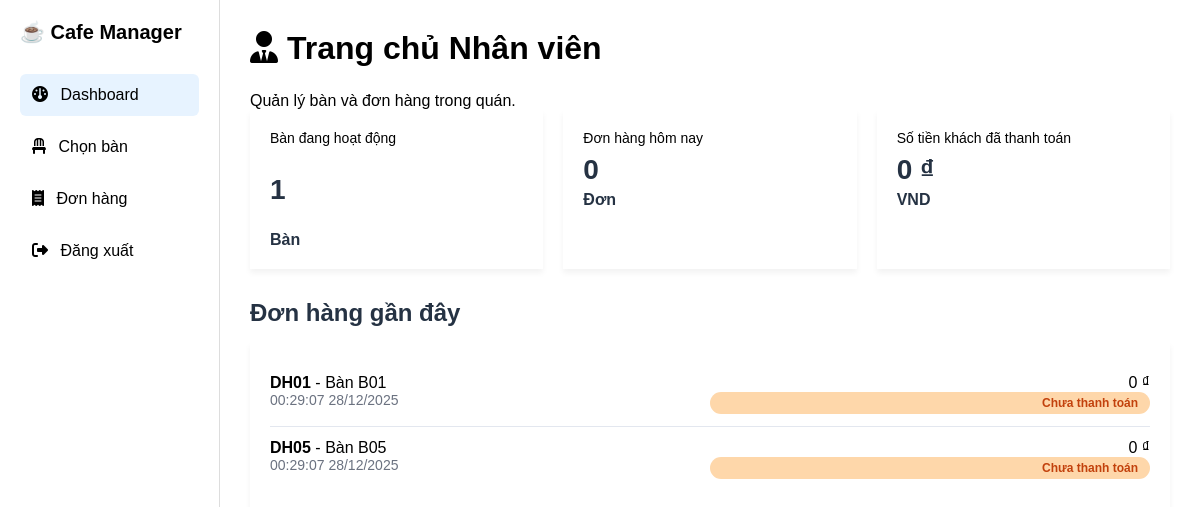
The app's page /Staff (signed in), older data.
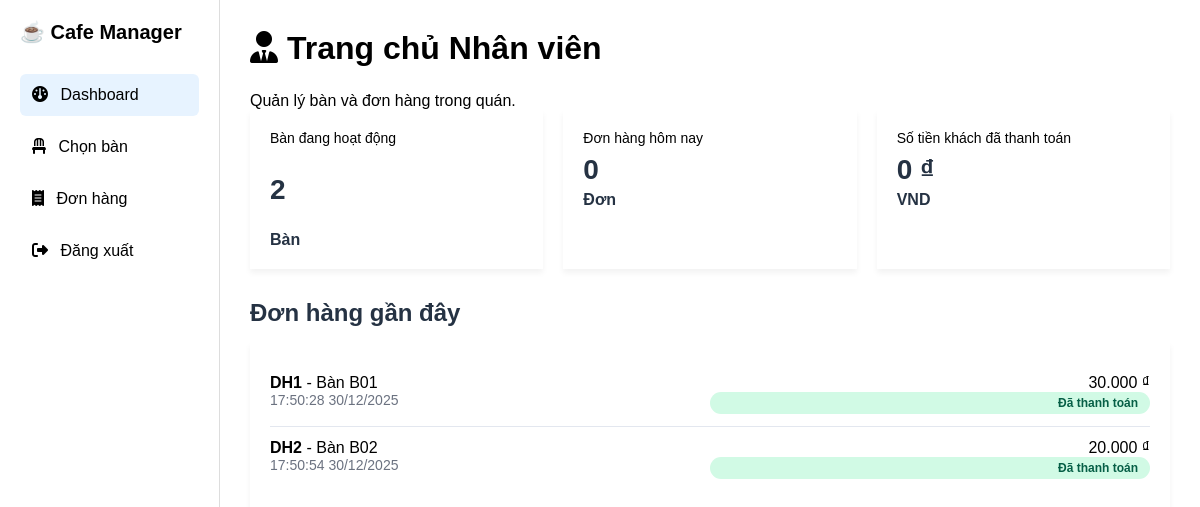
The same page, newer data.
### tables this page shows
CREATE TABLE `don_hang` (
  `ma_don_hang` varchar(50) NOT NULL,
  `ma_ban` varchar(50) DEFAULT NULL,
  `ma_user` varchar(50) DEFAULT NULL,
  `tong_tien` decimal(12,2) DEFAULT 0.00,
  `trang_thai_thanh_toan` enum('chua_thanh_toan','da_thanh_toan') DEFAULT 'chua_thanh_toan',
  `ngay_tao` datetime DEFAULT CURRENT_TIMESTAMP()
);

### MVC/Core/controller.php (called while the page is built, shortened)
<?php
    class controller{
        public function model($model){
        return new $model;
        }
        public function view($view,$data=[]){
            include_once __DIR__.'/../Views/'.$view.'.php';
        }
    }
?>

### MVC/Controllers/Staff.php (called while the page is built, shortened)
<?php
    class Staff extends controller{
        private $bu;
        private $dh;
        function __construct()
        {
            $this->bu = $this->model("Banuong_m");
            $this->dh = $this->model("Donhang_m");
        }
        function Get_data(){
            $this->index();
        }
        function index(){
            $this->dashboard();
        }
        function dashboard(){
            $active_tables_result = $this->bu->getActiveTables();
            $active_tables = [
                'total_tables' => mysqli_num_rows($active_tables_result)
            ];
            $current_staff_id = $_SESSION['user_id'];
            $todays_orders = $this->dh->getTodaysOrdersByStaff($current_staff_id);
            $todays_revenue = $this->dh->getTodaysRevenueByStaff($current_staff_id);
            $this->view('StaffMaster', [
                'page' => 'Staff/dashboard_v',
                'active_tables' => $active_tables,
                'todays_orders' => $todays_orders,
                'todays_revenue' => $todays_revenue
            ]);
        }
    }
?>

### MVC/Core/app.php (called while the page is built, shortened)
<?php
    class app{
        protected $action = "Get_data";
        function __construct()
        {
            $arr = $this->processURL();
            if($arr!=null){
                if(file_exists(__DIR__.'/../Controllers/'.$arr[0].'.php')){
                    unset($arr[0]);
                }
            }
            $this->controller=new $this->controller;
            $this->param=$arr?array_values($arr):[];
            call_user_func_array([$this->controller,$this->action],$this->param);
        }
        function processURL(){
            if(isset($_GET['url'])){
                return explode('/',filter_var(trim($_GET['url']),FILTER_DEFAULT));
            }
        }
    }
?>

### index.php (called while the page is built, shortened)
<?php
    $myapp = new app();
?>

### MVC/Core/connectDB.php (called while the page is built, shortened)
<?php
    include_once __DIR__.'/../../Public/Classes/TimezoneHelper.php';
    class connectDB{
            function __construct()
            {
                $this->con=mysqli_connect('localhost','root','','Web');
            }
    }
?>

### MVC/Models/Donhang_m.php (called while the page is built, shortened)
<?php
    class Donhang_m extends connectDB{
        function getOrdersForEmployeeWithPagination($user_id, $limit, $offset){
            $sql = "SELECT d.*, bu.ten_ban, u.ten_user FROM don_hang d
                    LEFT JOIN ban_uong bu ON d.ma_ban = bu.ma_ban
                    LEFT JOIN users u ON d.ma_user = u.ma_user
                    WHERE d.ma_user = '$user_id'
                    ORDER BY CAST(SUBSTRING(d.ma_don_hang, 3) AS UNSIGNED) ASC
                    LIMIT $limit OFFSET $offset";
            return mysqli_query($this->con, $sql);
        }
        function getTodaysOrdersByStaff($staff_id){
            $today = date('Y-m-d');
            $sql = "SELECT COUNT(*) as total_orders FROM don_hang WHERE DATE(ngay_tao) = '$today' AND ma_user = '$staff_id'";
            $result = mysqli_query($this->con, $sql);
            return mysqli_fetch_assoc($result);
        }
        function getTodaysRevenueByStaff($staff_id){
            $today = date('Y-m-d');
            $sql = "SELECT COALESCE(SUM(tong_tien), 0) as total_revenue FROM don_hang WHERE DATE(ngay_tao) = '$today' AND trang_thai_thanh_toan = 'da_thanh_toan' AND ma_user = '$staff_id'";
            $result = mysqli_query($this->con, $sql);
            return mysqli_fetch_assoc($result);
        }
    }
?>

### Public/Classes/TimezoneHelper.php (called while the page is built, shortened)
<?php
class TimezoneHelper {
    public static function formatForDisplay($datetime, $format = 'd/m/Y H:i:s') {
        $date = new DateTime($datetime);
        return $date->format($format);
    }
}
?>

### MVC/Views/Pages/Staff/dashboard_v.php (the view, shortened to what this page needs)
<!DOCTYPE html>
<html lang="vi">
<body>
    <div class="card">
        <div>
            <h1><i class="fa-solid fa-user-tie"></i> Trang chủ Nhân viên</h1>
            <p class="lead">Quản lý bàn và đơn hàng trong quán.</p>
        </div>
        <div class="stats-grid">
            <div class="stat-card tables">
                <div class="stat-label">Bàn đang hoạt động</div>
                <div class="stat-value"><?php echo $data['active_tables']['total_tables']; ?></div>
                <div class="stat-title">Bàn</div>
            </div>
            <div class="stat-card orders">
                <div class="stat-label">Đơn hàng hôm nay</div>
                <div class="stat-value"><?php echo $data['todays_orders']['total_orders']; ?></div>
                <div class="stat-title">Đơn</div>
            </div>
            <div class="stat-card revenue">
                <div class="stat-label">Số tiền khách đã thanh toán</div>
                <div class="stat-value">
                    <?php echo number_format($data['todays_revenue']['total_revenue'], 0, ',', '.'); ?> ₫</div>
                <div class="stat-title">VND</div>
            </div>
        </div>
        <div class="recent-orders">
            <h2>Đơn hàng gần đây</h2>
            <div class="order-list">
                <?php
                $user_id = $_SESSION['user_id'];
                $recent_orders = $this->model("Donhang_m")->getOrdersForEmployeeWithPagination($user_id, 5, 0);
                if ($recent_orders && mysqli_num_rows($recent_orders) > 0) {
                    while($order = mysqli_fetch_array($recent_orders)) {
                        $status_class = $order['trang_thai_thanh_toan'] == 'da_thanh_toan' ? 'status-paid' : 'status-unpaid';
                        $status_text = $order['trang_thai_thanh_toan'] == 'da_thanh_toan' ? 'Đã thanh toán' : 'Chưa thanh toán';
                ?>
                <div class="order-item">
                    <div class="order-info">
                        <div><strong><?php echo htmlspecialchars($order['ma_don_hang']); ?></strong> - Bàn
                            <?php echo htmlspecialchars($order['ma_ban']); ?></div>
                        <div style="font-size: 14px; color: #6b7280;">
                            <?php echo isset($order['ngay_tao']) ? htmlspecialchars(TimezoneHelper::formatForDisplay($order['ngay_tao'], ' H:i:s d/m/Y')) : ''; ?></div>
                    </div>
                    <div class="order-info" style="text-align: right;">
                        <div><?php echo number_format($order['tong_tien'], 0, ',', '.'); ?> ₫</div>
                        <div class="order-status <?php echo $status_class; ?>"><?php echo $status_text; ?></div>
                    </div>
                </div>
                <?php
                    }
                } else {
                    echo '<div style="text-align: center; padding: 20px; color: #9ca3af;">Không có đơn hàng gần đây</div>';
                }
                ?>
            </div>
        </div>
    </div>
</body>
</html>

### MVC/Views/StaffMaster.php (shortened to what this page needs)
<?php
include_once __DIR__.'/../../Public/Classes/TimezoneHelper.php';
?>
<!DOCTYPE html>
<html lang="vi">
<head>
    <link rel="stylesheet" href="https://cdnjs.cloudflare.com/ajax/libs/font-awesome/6.5.1/css/all.min.css">
</head>
<body>
    <div class="app">
        <aside class="sidebar">
            <h2 class="logo">☕ Cafe Manager</h2>
            <?php $current = isset($data['page']) ? $data['page'] : ''; ?>
            <ul class="menu">
                <li
                    class="<?php echo (strpos($current, 'dashboard') !== false || $current === 'Staff/dashboard_v') ? 'active' : ''; ?>">
                    <a href="http://localhost/QLSP/Staff">
                        <i class="fa-solid fa-gauge"></i> Dashboard
                    </a>
                </li>
                <li class="<?php echo ($current === 'Staff/Chon_ban_v') ? 'active' : ''; ?>">
                    <a href="http://localhost/QLSP/Staff/table">
                        <i class="fa-solid fa-chair"></i> Chọn bàn
                    </a>
                </li>
                <li
                    class="<?php echo ($current === 'Staff/orders_v' || $current === 'Staff/order_detail_v') ? 'active' : ''; ?>">
                    <a href="http://localhost/QLSP/Staff/orders">
                        <i class="fa-solid fa-receipt"></i> Đơn hàng
                    </a>
                </li>
                <li>
                    <a href="http://localhost/QLSP/Users/logout">
                        <i class="fa-solid fa-right-from-bracket"></i> Đăng xuất
                    </a>
                </li>
            </ul>
        </aside>
        <main class="content">
            <?php
            if(isset($data['page'])){
                include_once __DIR__.'/Pages/'.$data['page'].".php";
            }
        ?>
        </main>
    </div>
</body>
</html>

### MVC/Views/StaffMaster.php (style rules this page uses)
* { margin: 0; padding: 0; box-sizing: border-box; font-family: Arial, sans-serif; }
body { background: url('https://images.unsplash.com/photo-1501339847302-ac426a4a7cbb') no-repeat center/cover; height: 100vh; }
.app { display: flex; height: 100%; background: rgba(255, 255, 255, 0.85); }
.sidebar { width: 220px; background: #ffffff; border-right: 1px solid #ddd; padding: 20px; }
.logo { font-size: 20px; margin-bottom: 30px; }
.menu li { list-style: none; padding: 12px; cursor: pointer; border-radius: 6px; margin-bottom: 10px; }
.menu li i { margin-right: 8px; }
.menu li:hover, .menu li.active { background: #e7f3ff; }
.menu a { text-decoration: none; color: inherit; display: block; }
.content { flex: 1; padding: 30px; }
h1 { margin-bottom: 25px; }
.tables { display: flex; gap: 20px; flex-wrap: wrap; }

### MVC/Views/Pages/Staff/dashboard_v.php (style rules this page uses)
.stats-grid { display: grid; grid-template-columns: repeat(auto-fit, minmax(240px, 1fr)); gap: 20px; margin-bottom: 30px; }
.stat-card { background: var(--card); border-radius: var(--radius); padding: 20px; box-shadow: 0 4px 6px rgba(0, 0, 0, 0.05); display: flex; flex-direction: column; border-left: 4px solid var(--accent); }
.stat-card.tables { border-left-color: #f59e0b; }
.stat-card.orders { border-left-color: #10b981; }
.stat-card.revenue { border-left-color: #8b5cf6; }
.stat-label { color: var(--muted); font-size: 14px; margin-bottom: 8px; }
.stat-value { font-size: 28px; font-weight: 700; color: #253243; }
.stat-title { font-size: 16px; font-weight: 600; color: #253243; margin-top: 5px; }
.recent-orders { margin-top: 30px; }
.recent-orders h2 { margin-bottom: 15px; color: #253243; }
.order-list { background: var(--card); border-radius: var(--radius); padding: 20px; box-shadow: 0 4px 6px rgba(0, 0, 0, 0.05); max-height: 400px; overflow-y: auto; }
.order-item { display: flex; justify-content: space-between; padding: 12px 0; border-bottom: 1px solid #e3e7ef; }
.order-item:last-child { border-bottom: none; }
.order-info { flex: 1; }
.order-status { padding: 4px 12px; border-radius: 20px; font-size: 12px; font-weight: 600; }
.status-paid { background: #d1fae5; color: #065f46; }
.status-unpaid { background: #fed7aa; color: #c2410c; }

Row changes from the older to the newer data that the page shows:
removed don_hang: ma_don_hang "DH01", ma_ban "B01", ngay_tao "00:29:07 28/12/2025", tong_tien "0", trang_thai_thanh_toan "Chưa thanh toán"
removed don_hang: ma_don_hang "DH05", ma_ban "B05", ngay_tao "00:29:07 28/12/2025", tong_tien "0", trang_thai_thanh_toan "Chưa thanh toán"
added don_hang: ma_don_hang "DH1", ma_ban "B01", ngay_tao "17:50:28 30/12/2025", tong_tien "30.000", trang_thai_thanh_toan "Đã thanh toán"
added don_hang: ma_don_hang "DH2", ma_ban "B02", ngay_tao "17:50:54 30/12/2025", tong_tien "20.000", trang_thai_thanh_toan "Đã thanh toán"
Text that changed along with them:
$data['active_tables']['total_tables']: "1" → "2"
